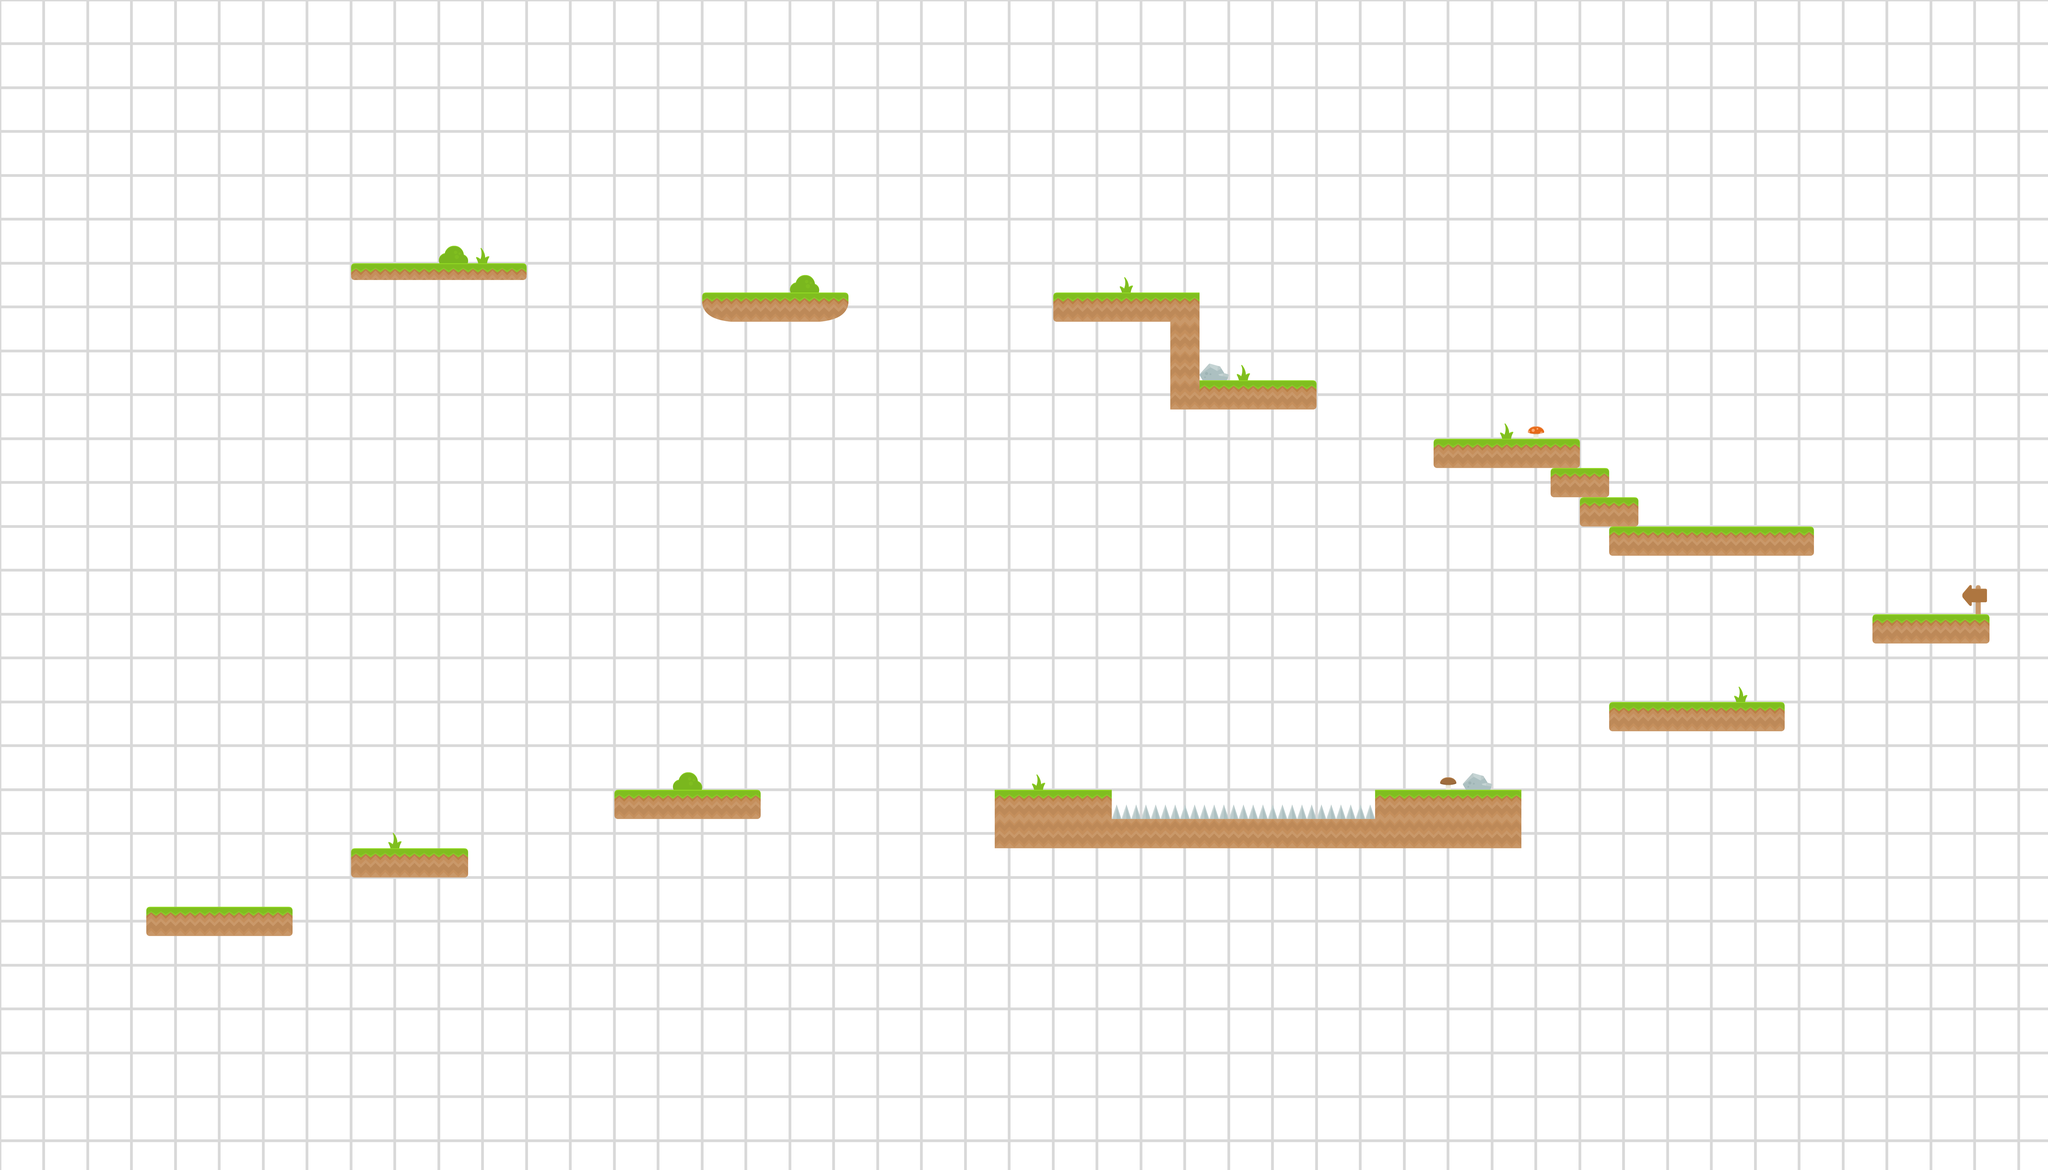

This is a level from a 2D game, rendered from its Tiled map with the project's own tilesets. A one-line summary and the map file follow, with tile-layer data summarised:
An orthogonal 70x40 tile map with 128x128 px tiles, 3 tile layers (background, tiles2, tiles), 3 tilesets and 20 objects.

<map version="1.2" tiledversion="1.2.1" orientation="orthogonal" renderorder="right-down" width="70" height="40" tilewidth="128" tileheight="128" infinite="0" nextlayerid="14" nextobjectid="179">
 <tileset firstgid="1" source="spritesheet_ground.tsx" />
 <tileset firstgid="129" source="spritesheet_tiles.tsx" />
 <tileset firstgid="257" source="PaperBackground.tsx" />
 <layer id="11" name="background" width="70" height="40">
  <data>[2800 cells, 2800 non-empty, 9 distinct tile ids]</data>
 </layer>
 <layer id="12" name="tiles2" width="70" height="40">
  <data>[2800 cells, 27 non-empty, 9 distinct tile ids]</data>
 </layer>
 <layer id="13" name="tiles" width="70" height="40">
  <data>[2800 cells, 89 non-empty, 10 distinct tile ids]</data>
 </layer>
 <objectgroup id="4" name="goal">
  <object id="178" x="1664" y="1024" width="128" height="128" />
 </objectgroup>
 <objectgroup id="5" name="ground">
  <object id="160" x="640" y="3968" width="640" height="128" />
  <object id="161" x="1536" y="3712" width="512" height="128" />
  <object id="162" x="2688" y="3456" width="640" height="128" />
  <object id="163" x="4352" y="3456" width="512" height="256" />
  <object id="164" x="6016" y="3456" width="640" height="256" />
  <object id="165" x="4864" y="3584" width="1152" height="128" />
  <object id="166" x="7040" y="3072" width="768" height="128" />
  <object id="167" x="8192" y="2688" width="512" height="128" />
  <object id="168" x="7040" y="2304" width="896" height="128" />
  <object id="169" x="6912" y="2176" width="256" height="128" />
  <object id="170" x="6784" y="2048" width="256" height="128" />
  <object id="171" x="6272" y="1920" width="640" height="128" />
  <object id="172" x="5120" y="1664" width="640" height="128" />
  <object id="173" x="4608" y="1280" width="640" height="128" />
  <object id="174" x="5120" y="1408" width="128" height="256" />
  <object id="175" x="3072" y="1280" width="640" height="128" />
  <object id="177" x="1536" y="1152" width="768" height="64" />
 </objectgroup>
 <objectgroup id="10" name="spikes">
  <object id="159" x="4864" y="3552" width="1152" height="32" />
 </objectgroup>
 <objectgroup id="6" name="startPos">
  <object id="158" x="768" y="3840" width="128" height="128" />
 </objectgroup>
</map>
